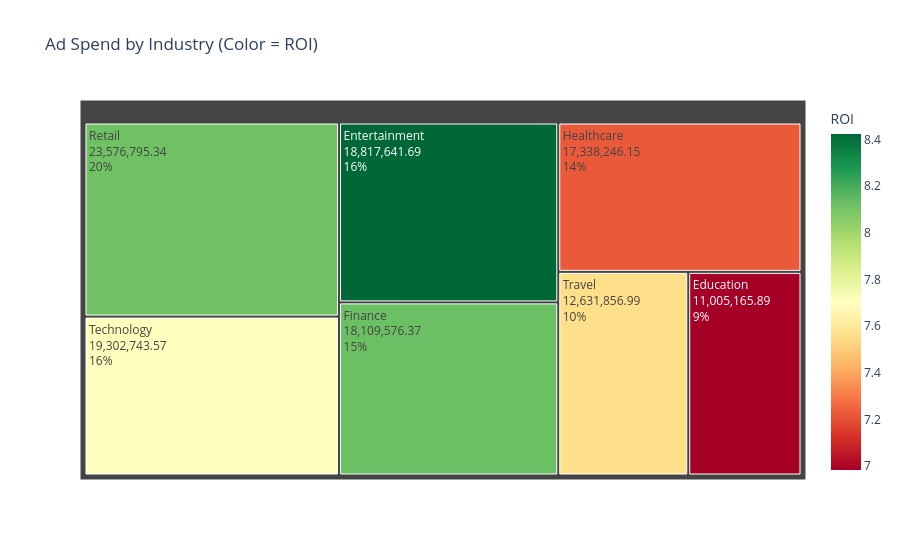

The notebook cell this image was saved under:
### Markdown cell above
## Q1.c) Campaign Performance Segmentation and Analysis (9 points)

1. Performance-based campaign segmentation:
   - Divide campaigns into performance tiers based on ROAS:
     * High performers: ROAS > 75th percentile
     * Medium performers: 25th percentile < ROAS < 75th percentile  
     * Low performers: ROAS < 25th percentile
   - Profile each tier: What characteristics do they share?
   - Create visualizations comparing tiers across key metrics
   
2. Industry vertical deep dive:
   - Calculate average ROI by industry: (revenue_generated - ad_spend) / ad_spend
   - Which industry verticals have the highest/lowest ROI?
   - Create a treemap showing spend allocation vs revenue generation by industry
   - Are we over/under-investing in any verticals based on their ROI?
   
3. Device and platform synergy analysis:
   - Create a cross-tabulation of device_type vs platform performance (ROAS)
   - Calculate lift: How much better do mobile ads perform on mobile-first platforms (Instagram/TikTok)?
   - Test hypothesis using t-test: Mobile campaigns perform better on Instagram/TikTok than on LinkedIn/Facebook
   - Create a heatmap showing ROAS by platform and device combination

### Code cell
# Q1.c) Campaign Performance Segmentation and Analysis

# 1. Performance-based campaign segmentation
percentiles = ad_df['ROAS'].quantile([0.25, 0.75])
ad_df['performance_tier'] = pd.cut(ad_df['ROAS'], 
                                    bins=[-np.inf, percentiles[0.25], percentiles[0.75], np.inf],
                                    labels=['Low', 'Medium', 'High'])

print("Performance Tier Distribution:")
print(ad_df['performance_tier'].value_counts())
print("\n" + "="*80)

# Profile each tier
tier_profiles = ad_df.groupby('performance_tier').agg({
    'ad_spend': ['mean', 'median', 'sum'],
    'ROAS': ['mean', 'median'],
    'CTR': 'mean',
    'conversion_rate': 'mean',
    'creative_score': 'mean',
    'campaign_duration_days': 'mean',
    'impressions': 'mean',
    'conversions': 'mean'
}).round(2)

print("Performance Tier Profiles:")
print(tier_profiles)

# Visualize tier comparisons
fig, axes = plt.subplots(2, 2, figsize=(15, 12))

# Plot 1: ROAS by tier
tier_summary = ad_df.groupby('performance_tier').agg({'ROAS': 'mean'}).reset_index()
axes[0, 0].bar(tier_summary['performance_tier'], tier_summary['ROAS'], color=['red', 'orange', 'green'])
axes[0, 0].set_title('Average ROAS by Performance Tier', fontweight='bold')
axes[0, 0].set_ylabel('ROAS')
axes[0, 0].set_xlabel('Performance Tier')

# Plot 2: Creative Score distribution by tier
ad_df.boxplot(column='creative_score', by='performance_tier', ax=axes[0, 1])
axes[0, 1].set_title('Creative Score by Performance Tier', fontweight='bold')
axes[0, 1].set_ylabel('Creative Score')
axes[0, 1].set_xlabel('Performance Tier')
plt.sca(axes[0, 1])
plt.xticks(rotation=0)

# Plot 3: Conversion Rate by tier
tier_conversion = ad_df.groupby('performance_tier').agg({'conversion_rate': 'mean'}).reset_index()
axes[1, 0].bar(tier_conversion['performance_tier'], tier_conversion['conversion_rate'], 
               color=['red', 'orange', 'green'])
axes[1, 0].set_title('Average Conversion Rate by Performance Tier', fontweight='bold')
axes[1, 0].set_ylabel('Conversion Rate')
axes[1, 0].set_xlabel('Performance Tier')

# Plot 4: Spend distribution by tier
tier_spend = ad_df.groupby('performance_tier').agg({'ad_spend': 'sum'}).reset_index()
axes[1, 1].pie(tier_spend['ad_spend'], labels=tier_spend['performance_tier'], autopct='%1.1f%%',
               colors=['red', 'orange', 'green'])
axes[1, 1].set_title('Total Spend Distribution by Performance Tier', fontweight='bold')

plt.tight_layout()
plt.show()

# 2. Industry vertical deep dive
ad_df['ROI'] = (ad_df['revenue_generated'] - ad_df['ad_spend']) / ad_df['ad_spend']
industry_roi = ad_df.groupby('industry_vertical').agg({
    'ROI': 'mean',
    'ad_spend': 'sum',
    'revenue_generated': 'sum',
    'ROAS': 'mean'
}).round(2).sort_values('ROI', ascending=False)

print("\n" + "="*80)
print("Industry Vertical ROI Analysis:")
print(industry_roi)

print("\n" + "="*80)
print(f"Highest ROI Industry: {industry_roi.index[0]} (ROI: {industry_roi['ROI'].iloc[0]:.2f})")
print(f"Lowest ROI Industry: {industry_roi.index[-1]} (ROI: {industry_roi['ROI'].iloc[-1]:.2f})")

# Treemap showing spend allocation vs revenue generation
industry_summary = ad_df.groupby('industry_vertical').agg({
    'ad_spend': 'sum',
    'revenue_generated': 'sum',
    'ROI': 'mean'
}).reset_index()

fig = px.treemap(industry_summary, 
                 path=['industry_vertical'], 
                 values='ad_spend',
                 color='ROI', 
                 color_continuous_scale='RdYlGn',
                 title='Ad Spend by Industry (Color = ROI)')
fig.update_traces(textinfo="label+value+percent parent")
fig.show()

# Investment efficiency analysis
industry_summary['efficiency'] = industry_summary['revenue_generated'] / industry_summary['ad_spend']
print("\n" + "="*80)
print("Investment Efficiency by Industry:")
for idx, row in industry_summary.iterrows():
    status = "OVER-INVESTED" if row['ROI'] < industry_summary['ROI'].median() and row['ad_spend'] > industry_summary['ad_spend'].median() else \
             "UNDER-INVESTED" if row['ROI'] > industry_summary['ROI'].median() and row['ad_spend'] < industry_summary['ad_spend'].median() else \
             "BALANCED"
    print(f"{row['industry_vertical']:25s}: {status:15s} (ROI: {row['ROI']:6.2f}, Spend: ${row['ad_spend']:,.0f})")

# 3. Device and platform synergy analysis
device_platform_roas = ad_df.pivot_table(
    values='ROAS', 
    index='device_type', 
    columns='platform', 
    aggfunc='mean'
).round(2)

print("\n" + "="*80)
print("ROAS by Device Type and Platform:")
print(device_platform_roas)

# Calculate lift for mobile on mobile-first platforms
mobile_first_platforms = ['Instagram', 'TikTok']
mobile_on_mobile_first = ad_df[(ad_df['device_type'] == 'Mobile') & 
                                (ad_df['platform'].isin(mobile_first_platforms))]['ROAS']
mobile_on_other = ad_df[(ad_df['device_type'] == 'Mobile') & 
                        (~ad_df['platform'].isin(mobile_first_platforms))]['ROAS']

lift = (mobile_on_mobile_first.mean() / mobile_on_other.mean() - 1) * 100

print("\n" + "="*80)
print(f"Mobile ROAS on Instagram/TikTok: {mobile_on_mobile_first.mean():.2f}")
print(f"Mobile ROAS on other platforms: {mobile_on_other.mean():.2f}")
print(f"Lift: {lift:.2f}%")

# Hypothesis test
mobile_instagram_tiktok = ad_df[(ad_df['device_type'] == 'Mobile') & 
                                 (ad_df['platform'].isin(['Instagram', 'TikTok']))]['ROAS']
mobile_linkedin_facebook = ad_df[(ad_df['device_type'] == 'Mobile') & 
                                  (ad_df['platform'].isin(['LinkedIn', 'Facebook']))]['ROAS']

t_stat, p_value = stats.ttest_ind(mobile_instagram_tiktok, mobile_linkedin_facebook)

print("\n" + "="*80)
print("Hypothesis Test: Mobile campaigns perform better on Instagram/TikTok than LinkedIn/Facebook")
print(f"t-statistic: {t_stat:.4f}")
print(f"p-value: {p_value:.4f}")
print(f"Result: {'REJECT null hypothesis (significant difference)' if p_value < 0.05 else 'FAIL TO REJECT null hypothesis'}")

# Heatmap of ROAS by platform and device
plt.figure(figsize=(10, 6))
sns.heatmap(device_platform_roas, annot=True, fmt='.2f', cmap='RdYlGn', center=ad_df['ROAS'].median())
plt.title('ROAS by Platform and Device Type', fontsize=14, fontweight='bold')
plt.ylabel('Device Type')
plt.xlabel('Platform')
plt.tight_layout()
plt.show()

### Figure 1 — Plotly figure (JSON) as saved in the notebook; plotly's stock layout.template omitted (floating-point values rounded to 4 significant figures)
{"data": [{"branchvalues": "total", "customdata": [[6.983], [8.423], [8.121], [7.223], [8.114], [7.695], [7.556]], "domain": {"x": [0, 1], "y": [0, 1]}, "hovertemplate": "labels=%{label}<br>ad_spend=%{value}<br>parent=%{parent}<br>id=%{id}<br>ROI=%{color}<extra></extra>", "ids": ["Education", "Entertainment", "Finance", "Healthcare", "Retail", "Technology", "Travel"], "labels": ["Education", "Entertainment", "Finance", "Healthcare", "Retail", "Technology", "Travel"], "marker": {"coloraxis": "coloraxis", "colors": [6.983, 8.423, 8.121, 7.223, 8.114, 7.695, 7.556]}, "name": "", "parents": ["", "", "", "", "", "", ""], "textinfo": "label+value+percent parent", "type": "treemap", "values": [11010000.0, 18820000.0, 18110000.0, 17340000.0, 23580000.0, 19300000.0, 12630000.0]}], "layout": {"coloraxis": {"colorbar": {"title": {"text": "ROI"}}, "colorscale": [[0, "rgb(165,0,38)"], [0.1, "rgb(215,48,39)"], [0.2, "rgb(244,109,67)"], [0.3, "rgb(253,174,97)"], [0.4, "rgb(254,224,139)"], [0.5, "rgb(255,255,191)"], [0.6, "rgb(217,239,139)"], [0.7, "rgb(166,217,106)"], [0.8, "rgb(102,189,99)"], [0.9, "rgb(26,152,80)"], [1, "rgb(0,104,55)"]]}, "legend": {"tracegroupgap": 0}, "title": {"text": "Ad Spend by Industry (Color = ROI)"}}}
